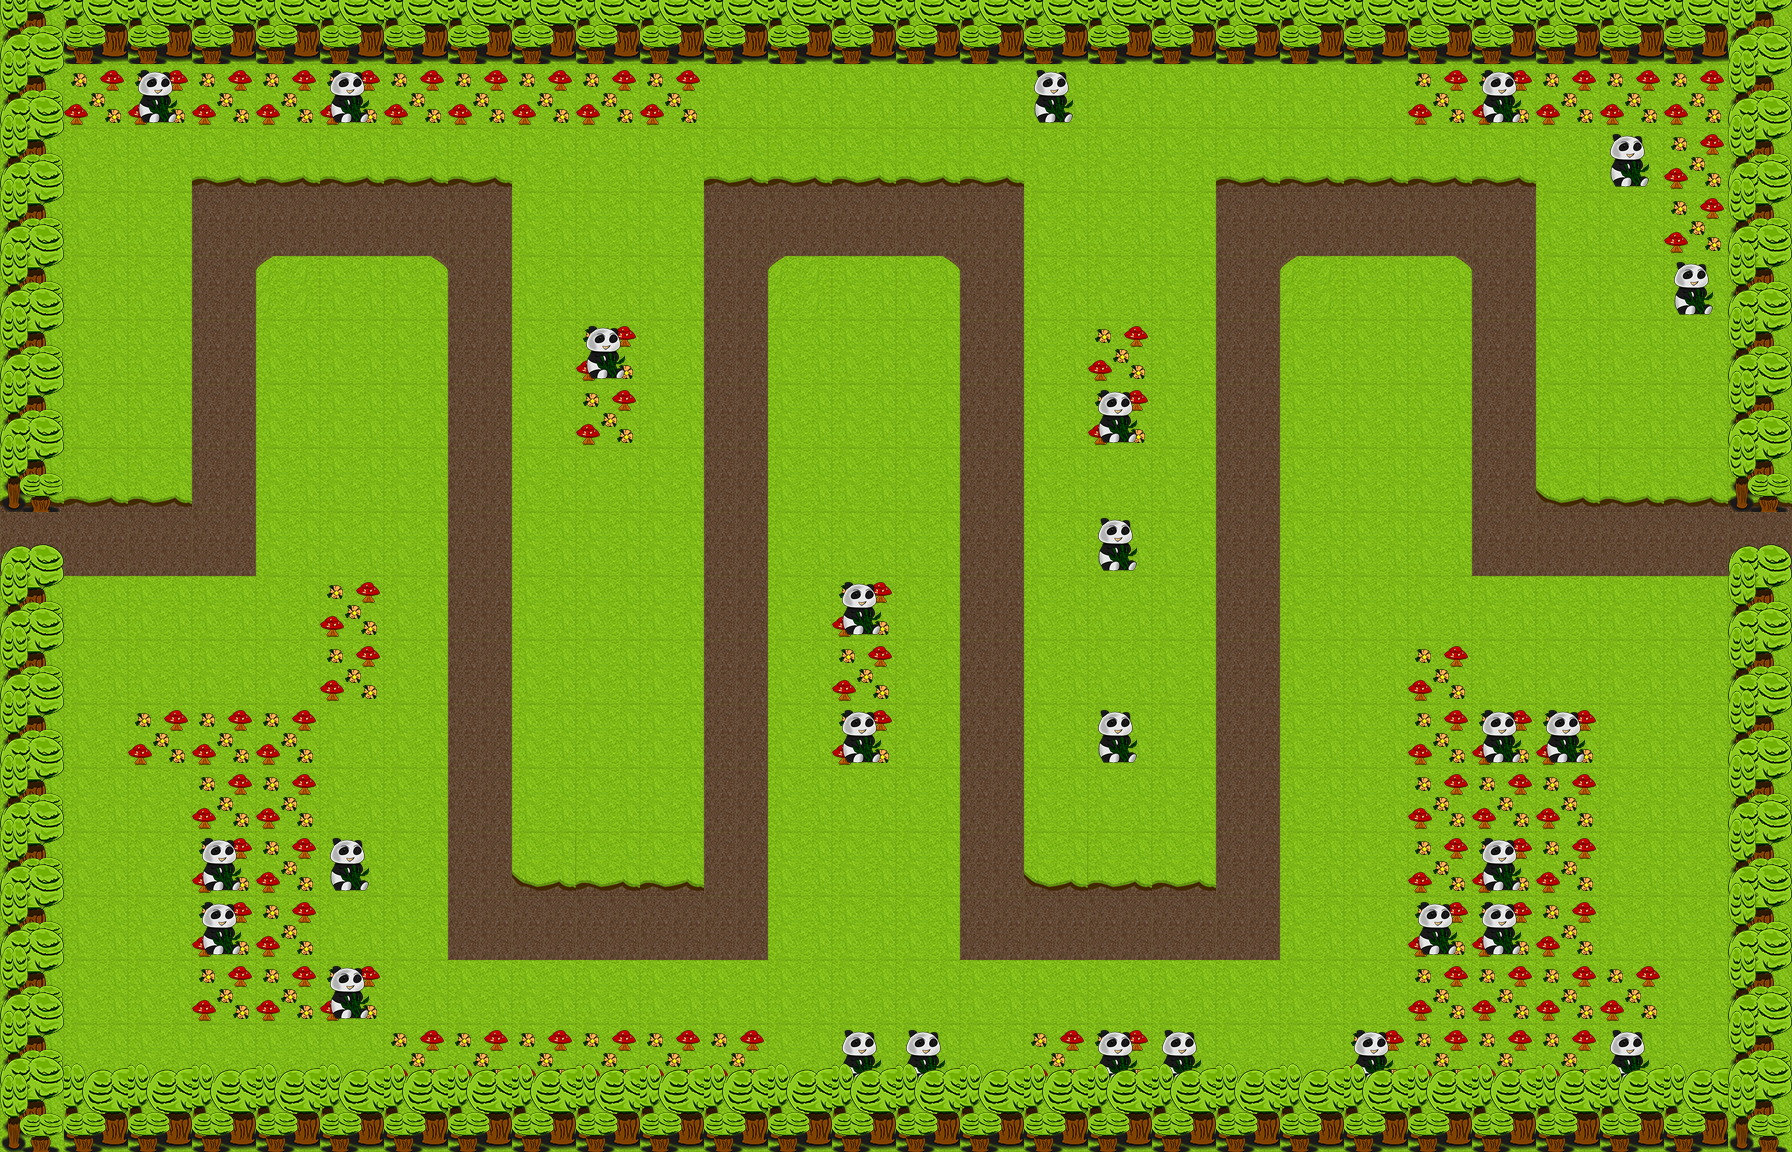

The image is a tile-based game level rendered from a .tmx file. Its description and source (layers, tilesets, objects; grid data summarised) follow:
An orthogonal 28x18 tile map with 64x64 px tiles, 3 tile layers (grass, flower, ground-tree), 11 tilesets.

<map version="1.0" orientation="orthogonal" width="28" height="18" tilewidth="64" tileheight="64">
 <tileset firstgid="1" name="grass1" tilewidth="64" tileheight="64">
  <image source="tiles_maps/grass1.png" width="64" height="64" />
 </tileset>
 <tileset firstgid="2" name="grass2 - Copy" tilewidth="64" tileheight="64">
  <image source="tiles_maps/grass2 - Copy.png" width="64" height="64" />
 </tileset>
 <tileset firstgid="3" name="grass2" tilewidth="64" tileheight="64">
  <image source="tiles_maps/grass2.png" width="64" height="64" />
 </tileset>
 <tileset firstgid="4" name="grass3" tilewidth="64" tileheight="64">
  <image source="tiles_maps/grass3.png" width="64" height="64" />
 </tileset>
 <tileset firstgid="5" name="grass4" tilewidth="64" tileheight="64">
  <image source="tiles_maps/grass4.png" width="64" height="64" />
 </tileset>
 <tileset firstgid="6" name="ground" tilewidth="64" tileheight="64">
  <image source="tiles_maps/ground.png" width="64" height="64" />
 </tileset>
 <tileset firstgid="7" name="grass5" tilewidth="64" tileheight="64">
  <image source="tiles_maps/grass5.png" width="64" height="64" />
 </tileset>
 <tileset firstgid="8" name="MUSHROOM" tilewidth="64" tileheight="64">
  <image source="tiles_maps/MUSHROOM.png" width="64" height="64" />
 </tileset>
 <tileset firstgid="9" name="PANDA" tilewidth="64" tileheight="64">
  <image source="tiles_maps/PANDA.png" width="64" height="64" />
 </tileset>
 <tileset firstgid="10" name="TREE" tilewidth="64" tileheight="96">
  <image source="tiles_maps/TREE.png" width="64" height="100" />
 </tileset>
 <tileset firstgid="11" name="TREE2" tilewidth="64" tileheight="96">
  <image source="tiles_maps/TREE2.png" width="64" height="100" />
 </tileset>
 <layer name="grass" width="28" height="18">
  <data>[504 cells, 504 non-empty, 5 distinct tile ids]</data>
 </layer>
 <layer name="flower" width="28" height="18">
  <data>[504 cells, 67 non-empty, 1 distinct tile ids]</data>
 </layer>
 <layer name="ground-tree" width="28" height="18">
  <data>[504 cells, 195 non-empty, 4 distinct tile ids]</data>
 </layer>
</map>